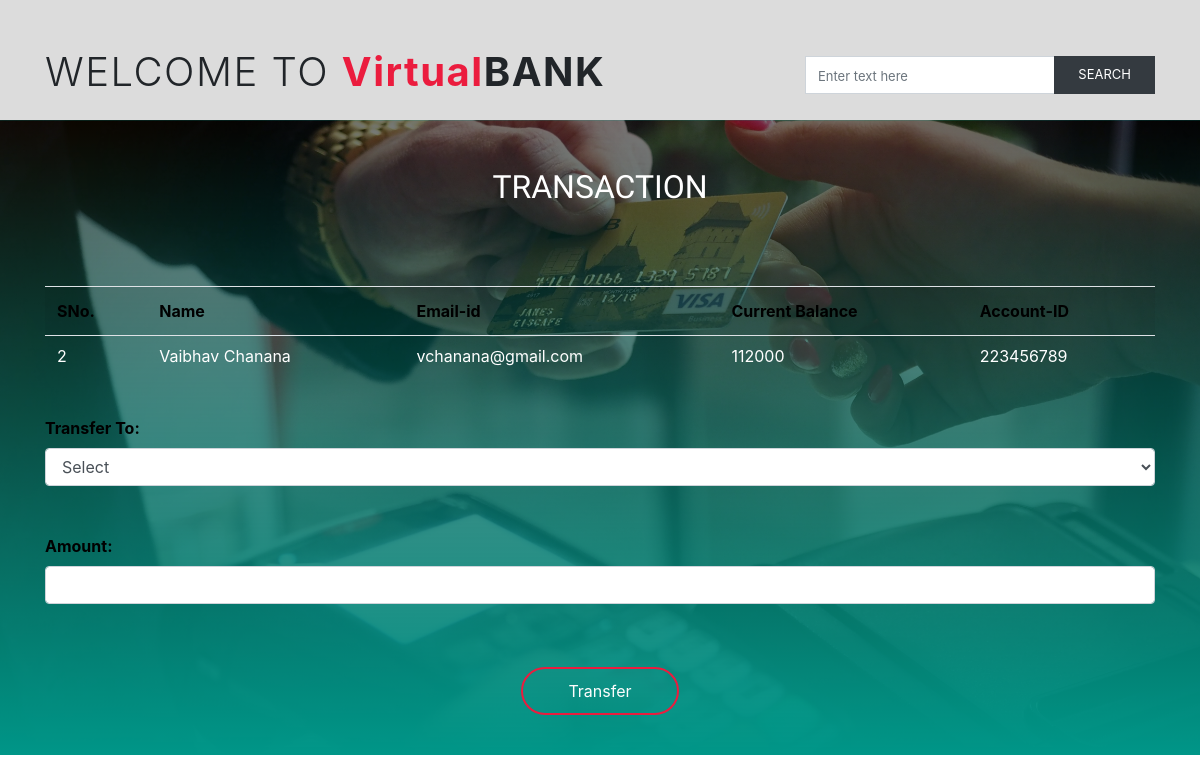
The page /selecteduser.php?id=2 on the database its author committed.
### tables this page shows
CREATE TABLE `userinfo` (
  `SNo` int(255) NOT NULL,
  `Name` varchar(255) NOT NULL,
  `Email-id` varchar(255) NOT NULL,
  `CurrentBalance` varchar(255) NOT NULL,
  `Account-ID` varchar(255) NOT NULL
);

### selecteduser.php (the view, shortened to what this page needs)
<!DOCTYPE html>
<html>
    <head>
        <link rel="stylesheet" href="https://use.fontawesome.com/releases/v5.7.0/css/all.css">
        <link rel="stylesheet" href="https://maxcdn.bootstrapcdn.com/bootstrap/4.5.2/css/bootstrap.min.css">
        <link rel="stylesheet" href="https://cdnjs.cloudflare.com/ajax/libs/font-awesome/4.7.0/css/font-awesome.min.css">
        <link rel="stylesheet" href="selected-style.css">
    </head>
    <body>
        <header>
            <div class="headersection">
            <div class="container">
                <div class="row pt-5 pb-3">
                    <div class="col-lg-8">
                       <h1 class="font-weight-light">WELCOME TO <span class="font-weight-bold" style="color: rgb(235, 28, 62);">Virtual</span><span class="font-weight-bold">BANK</span></h1>
                    </div>
                    <div class="col-lg-4 mt-2">
                       <div class="input-group">
                        <input type="text" class="form-control rounded-0" placeholder="Enter text here">
                        <div class="input-group-append">
                        <button class="btn btn-dark text-uppercase rounded-0 px-4 border-0" type="submit">Search</button>
                        </div>
                       </div>
                    </div>
                </div>
            </div>
            </div>
        </header>
            <div class="back">
            <h2 class="text-center text-uppercase py-5 text-white" style="font-family: 'Kaushan Script', cursive;">Transaction</h2>
            <div class="container">
                <?php
                    include 'config.php';
                    $sid=$_GET['id'];
                    $sql = "SELECT * FROM `userinfo` WHERE SNo=$sid";
                    $result=mysqli_query($conn,$sql);
                    $rows=mysqli_fetch_assoc($result);
                ?>
                <form method="POST" name="tcredit" class="tabletext" action=""><br>
            <div>
                <table class="table table-striped table-condensed">
                    <tr style="color: black;">
                        <th>SNo.</th>
                        <th>Name</th>
                        <th>Email-id</th>
                        <th>Current Balance</th>
                        <th>Account-ID</th>
                    </tr>
                    <tr style="color: white;">
                        <td data-label="SNo." class="py-2"><?php echo $rows['SNo'] ?></td>
                        <td data-label="Name" class="py-2"><?php echo $rows['Name'] ?></td>
                        <td data-label="Email-id" class="py-2"><?php echo $rows['Email-id'] ?></td>
                        <td data-label="Current Balance" class="py-2"><?php echo $rows['CurrentBalance'] ?></td>
                        <td data-label="Account-ID" class="py-2"><?php echo $rows['Account-ID'] ?></td>
                    </tr>
                </table>
            </div>
            <br>
            <label style="color: black;"><b>Transfer To:</b></label>
            <select name="to" class="form-control" required>
                <option value="" disabled selected>Select</option>
            </select>
            <br>
            <br>
                <label style="color : black;"><b>Amount:</b></label>
                <input type="number" class="form-control" name="amount" required>
                <br><br>
                    <div class="text-center" >
                <button class="btn" name="submit" type="submit" id="myBtn">Transfer</button>
                </div>
            </form>
            </div>
        </div>
    </body>
</html>

### selected-style.css (style rules this page uses)
* { margin: 0; padding: 0; box-sizing: border-box; }
html { scroll-behavior: smooth; }
header { width: 100%; height: 100%; background-color: gainsboro; }
.headersection h1 { letter-spacing: 1.5px; }
.input-group input::placeholder, .input-group button { font-size: small; }
.back { background: linear-gradient(rgba(0,0,0,0.5), #009688), url(transfer.jpg); background-size: cover; background-position: center; width: 100%; height: 100%; }
#myBtn { border-radius: 30px; color: rgb(253, 253, 253); text-decoration: none; padding: 10px 45px; display: inline-block; margin-top: 15px; margin-bottom: 40px; border: 2px rgb(235, 28, 62) solid; }
table td::before { display: none; }

### rows shown on the page
userinfo: SNo "2", Name "Vaibhav Chanana", value "vchanana@gmail.com", CurrentBalance "112000", value "223456789"
